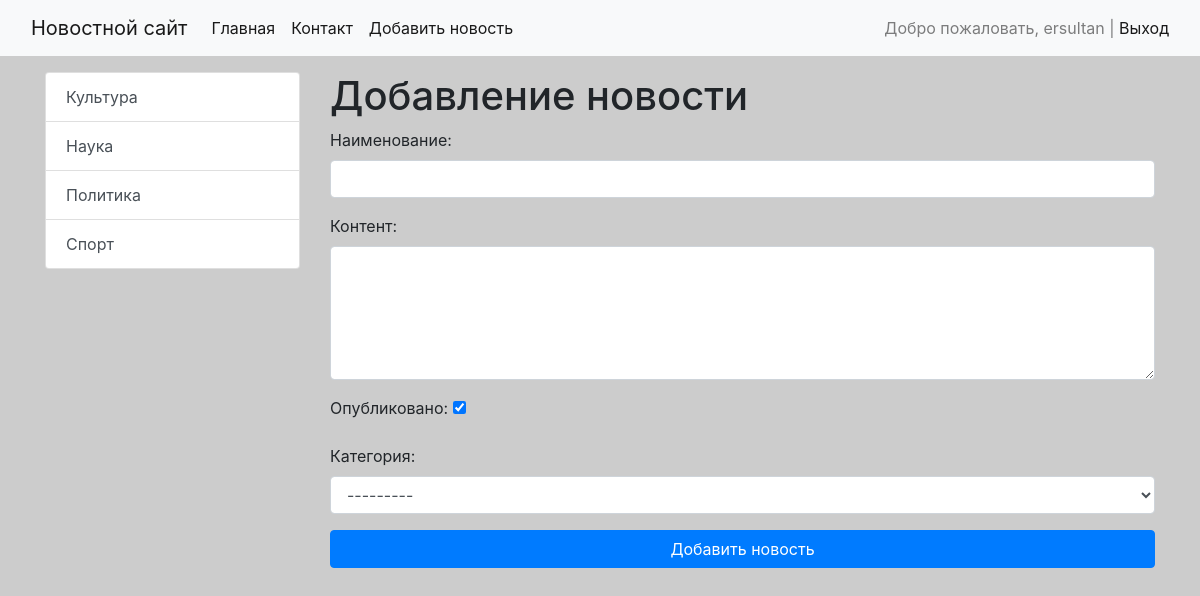
The app's page /news/add-news/ (signed in) with its own data.
### news/models.py (models this page shows)
class Category(models.Model):
    title = models.CharField(max_length=150, db_index=True, verbose_name='Наименование категории')
    def get_absolute_url(self):
        return reverse('category', kwargs={"category_id": self.pk})
    def __str__(self):
        return self.title
    class Meta:
        verbose_name = 'Категория'
        verbose_name_plural = 'Категории'
        ordering = ['title']

### news/views.py (the view)
# urls.py: path('news/add-news/', CreateNews.as_view(), name='add_news'),
class CreateNews(LoginRequiredMixin, CreateView):
   login_url = '/admin/'
   form_class = NewsForm
   template_name = 'news/add_news.html'

### news/forms.py (shortened to what this page needs)
class NewsForm(forms.ModelForm):
    class Meta:
        model = News
        fields = ['title', 'content', 'is_published', 'category']
        widgets = {
            'title': forms.TextInput(attrs={'class': 'form-control'}),
            'content': forms.Textarea(attrs={'class': 'form-control', 'rows': 5}),
            'category': forms.Select(attrs={'class': 'form-control'})
        }

### news/templatetags/news_tags.py (called while the page is built)
@register.simple_tag(name='get_list_categories')
def get_categories():
    return Category.objects.all()

@register.inclusion_tag('news/list_categories.html')
def show_categories():
    categories = Category.objects.annotate(cn=Count('news', filter=F('news__is_published')))
    return {"categories": categories}

### news/templates/news/add_news.html (shortened to what this page needs)
{% extends 'base.html' %}
{% block sidebar %}
{%  include 'inc/_sidebar.html'  %}
{% endblock %}
{% block content %}
<h1>Добавление новости</h1>
<form action="{% url 'add_news' %}" method="post">
  {{ form.as_p}}
 <button type="submit" class="btn btn-primary btn-block">Добавить новость</button>
</form>
{% endblock %}

### templates/inc/_nav.html (shortened to what this page needs)
  <nav id="navbar" class="navbar navbar-expand-lg navbar-light bg-light">
  <div class="container-fluid">
    <a class="navbar-brand" href="{% url 'home' %}">Новостной сайт</a>
    <div class="collapse navbar-collapse" id="navbarSupportedContent">
      <ul class="navbar-nav me-auto mb-2 mb-lg-0">
        <li class="nav-item"><a class="nav-link active" aria-current="page" href="{% url 'home' %}">Главная</a></li>
          <li class="nav-item"><a class="nav-link active" aria-current="page" href="{% url 'test' %}">Контакт</a></li>
          {% if request.user.is_authenticated %}
         <li class="nav-item"><a class="nav-link active" aria-current="page" href="{% url 'add_news' %}">Добавить новость</a></li>
          {% endif %}
      </ul>
    </div>
      <span class="navbar-text">
          {% if request.user.is_authenticated %}
          Добро пожаловать, {{ user.username }} | <a href="{% url 'logout' %}">Выход</a>
          {% else %}
          <a href="{% url 'register' %}">Register</a> | <a href="{% url 'login' %}">Login</a>
          {% endif %}
      </span>
  </div>
</nav>

### news/templates/news/list_categories.html
{% load news_tags %}
          <div class="list-group">
              {% get_list_categories as categories %}
              {% for item in categories %}
              <a href="{{ item.get_absolute_url }}" class="list-group-item list-group-item-action ">{{ item.title }}</a>
              {% endfor %}
            </div>

### mysite/static/css/style.css (style rules this page uses)
body { background-color:#ccc; }

### records on screen
Category: title "Культура"
Category: title "Наука"
Category: title "Политика"
Category: title "Спорт"

### other values on screen
{{ user.username }} "ersultan"
